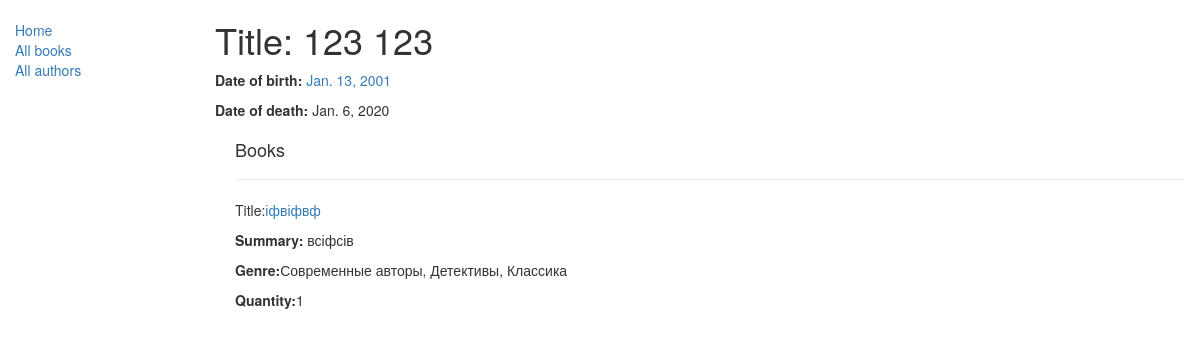
Screenshot of /catalog/author/6 with the database file from the repository.
### catalog/models.py (models this page shows, shortened)
class Author(models.Model):
    first_name = models.CharField(max_length=100)
    last_name = models.CharField(max_length=100)
    date_of_birth = models.DateField(null=True, blank=True)
    date_of_death = models.DateField('Died', null=True, blank=True)
    class Meta:
        ordering = ['last_name']

class Book(models.Model):
    title = models.CharField(max_length=200)
    author = models.ForeignKey('Author', on_delete=models.SET_NULL, null=True)
    summary = models.TextField(max_length=1000, help_text="Enter a brief description of the book")
    isbn = models.CharField('ISBN', max_length=13,help_text='13 Character <a href="https://www.isbn-international.org/content/what-isbn">ISBN number</a>')
    genre = models.ManyToManyField(Genre, help_text="Select a genre for this book")
    language = models.ForeignKey('Language',on_delete=models.SET_NULL, null=True)
    def get_absolute_url(self):
        return reverse('book-detail', args=[str(self.id)])
    def display_genre(self):
        return ', '.join([ genre.name for genre in self.genre.all()[:3] ])
    display_genre.short_description = 'Genre'

class Genre(models.Model):
    name = models.CharField(max_length=200, help_text="Enter a book genre (e.g. Science Fiction, French Poetry etc.)")

class BookInstance(models.Model):
    id = models.UUIDField(primary_key=True, default=uuid.uuid4,
                          help_text="Unique ID for this particular book across whole library")
    book = models.ForeignKey('Book', on_delete=models.SET_NULL, null=True)
    imprint = models.CharField(max_length=200)
    due_back = models.DateField(null=True, blank=True)
    LOAN_STATUS = (
        ('m', 'Maintenance'),
        ('o', 'On loan'),
        ('a', 'Available'),
        ('r', 'Reserved'),
    )
    status = models.CharField(max_length=1, choices=LOAN_STATUS, blank=True, default='m',
                              help_text='Book availability')
    class Meta:
        ordering = ["due_back"]

### catalog/views.py (the view)
# urls.py: url(r'^author/(?P<pk>\d+)$', views.AuthorDetailView.as_view(), name='author-detail'),
class AuthorDetailView(generic.DetailView):
    model = Author

### catalog/templates/catalog/author_detail.html
{% extends "base_generic.html" %}
{% block content %}
  <h1>Title: {{ author.first_name }} {{ author.last_name}}</h1>
  <p><strong>Date of birth:</strong> <a>{{ author.date_of_birth }}</a></p>
  {% if author.date_of_death != null %}
    <p><strong>Date of death:</strong> {{ author.date_of_death }}</p>
  {% endif %}
  <div style="margin-left:20px;margin-top:20px">
    <h4>Books</h4>
    {% for book in author.book_set.all %}
      <hr>
      <p>Title:<a href="{{book.get_absolute_url}}">{{ book.title }}</a></p>
      <p><strong>Summary:</strong> {{book.summary}}</p>
      <p><strong>Genre:</strong>{{book.display_genre}}</p>
      <p><strong>Quantity:</strong>{{ book.bookinstance_set.all|length }}</p>
    {% endfor %}
  </div>
{% endblock %}

### rows the page displays
Author: first_name "123", last_name "123", date_of_birth "Jan. 13, 2001", date_of_death "Jan. 6, 2020"
Book: title "іфвіфвф", summary "всіфсів", display_genre "Современные авторы, Детективы, Классика", bookinstance_set.all|length "1"
